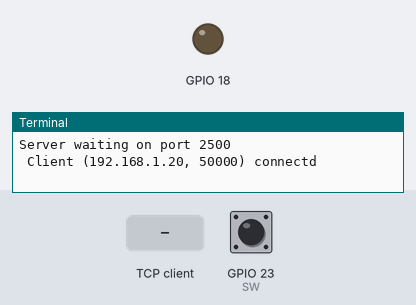
The program below on a simulated Raspberry Pi (BCM pin numbers). Shown: output pins drawn as LEDs (lit = HIGH), the last lines printed to the terminal. The test bench sets the inputs (shaded band); at power-on: GPIO 23 (SW) LOW. One TCP client connects 1 s after the port opens and stays connected.

Above: at 1.2 s.
1.3 s: the TCP client sends "ON"
At 1.9 s:
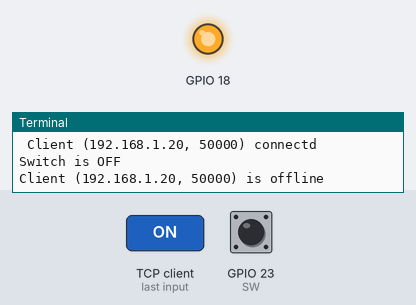
Timing chart, 0 to 4.3 s (numbered marks = the images above; inputs shaded):
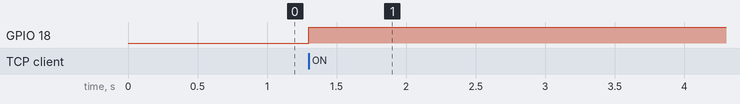

The program:

rpi_select_server.py
```python
# select()를 이용한 다중 TCP 에코 서버
# 읽기 이벤트만 조사한다

import socket, select
import RPi.GPIO as GP

# setup GPIO pin numbering
GP.setmode(GP.BCM)
GP.setwarnings(False)
GP.setup(18, GP.OUT) #setup GPIO18 as OUT. LED connected
GP.setup(23, GP.IN) #setup GPIO23 as IN. Switch connected

sock_list = [] #이벤트 조사 소켓 목록
BUFFER = 1024
port = 2500

s_sock = socket.socket() #TCP 소켓
s_sock.setsockopt(socket.SOL_SOCKET, socket.SO_REUSEADDR, 1)
s_sock.bind(('localhost', port))
s_sock.listen(5)

sock_list.append(s_sock) #서버 소켓을 목록에 추가
print("Server waiting on port " + str(port))

while True:
    r_sock, w_sock, e_sock = select.select(sock_list, [], [], 0) #감시 설정

    for s in r_sock: #읽기 이벤트 소켓 조사
        if s == s_sock: #서버 소켓?
            c_sock, addr = s_sock.accept()
            sock_list.append(c_sock) #클라이언트 소켓 목록 추가
            print(" Client (%s, %s) connectd" %addr)
        else: #클라이언트 소켓
            try:
                data = s.recv(BUFFER) #LED 제어
                if data.decode().upper() == "ON":
                    LED = 1
                else:
                    LED = 0
                GP.output(18, LED)

                SW = GP.input(23) #스위치 상태 읽기
                if SW == 1:
                    print("Switch is ON")
                else:
                    print("Switch is OFF")
                s.send(str(SW).encode()) #스위치 상태 전송
                time.sleep(2)

            except: #연결 종료됨
                print("Client (%s, %s) is offline" %addr)
                s.close()
                sock_list.remove(s) #연결이 종료된 소켓은 목록에서 제거
                continue

s_sock.close()
```

Measured:
- after the input at 1.3 s, GPIO 18: LOW → HIGH at once
